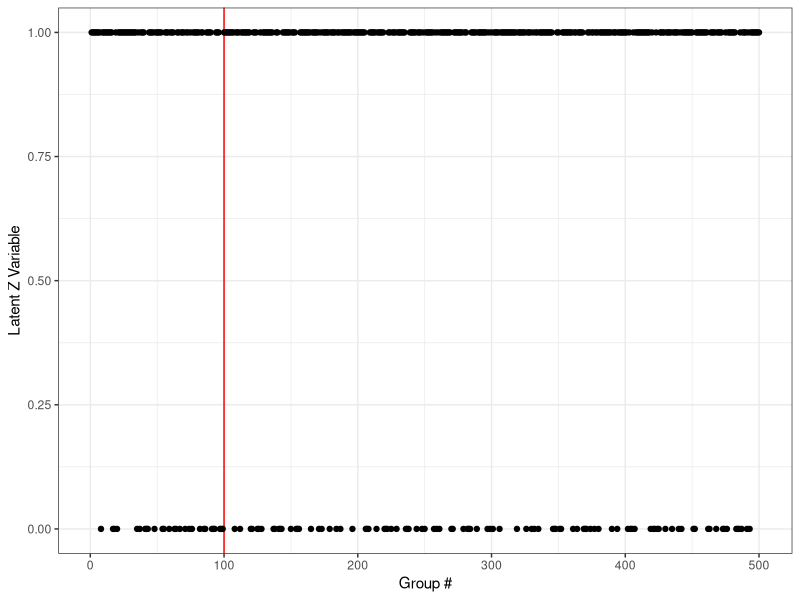
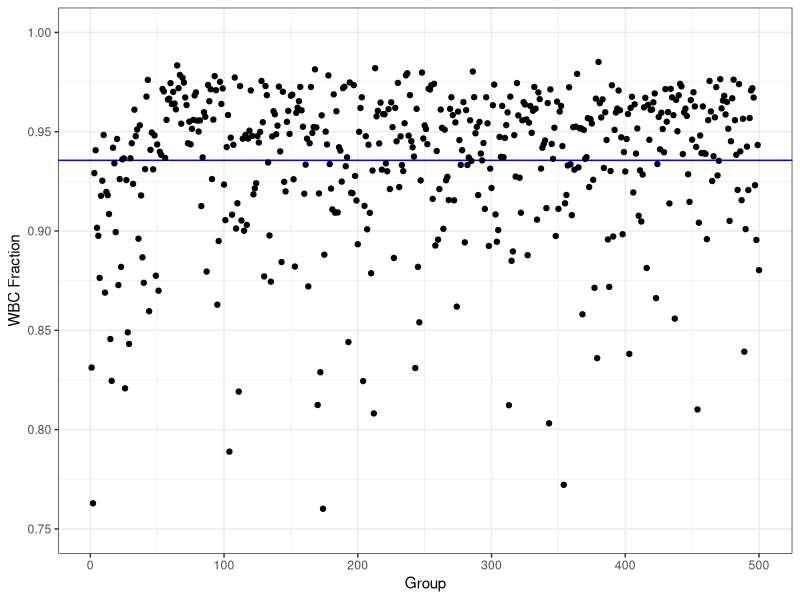

Reproduce these figures in R, in order.
library(tidyverse)

setwd("/dcl01/scharpf1/data/aarun/deconvolution/code/output_sim")

wbc <- read.table("wbc_estimates.txt")$V1
z <- read.table("z_estimates.txt")$V1
n <- length(z)
dat <- data.frame(group=1:n, z=z, wbc=wbc) %>% as_tibble()

tumor.fraction.estimate <- 1 - mean(wbc)

groups.w.tumor.contribution <- 50
TPR <- dat %>% filter(group <= groups.w.tumor.contribution) %>% summarise(tot=sum(z) / groups.w.tumor.contribution) 
FPR <- dat %>% filter(group > groups.w.tumor.contribution) %>% summarise(tot= sum(z) / ((tail(group, 1)) - groups.w.tumor.contribution) ) 

z.vis <- ggplot(dat, aes(x=group, y=z)) + geom_vline(xintercept=100, color="Red") + ylim(c(0,1)) + theme_bw() + ylab("Latent Z Variable") + xlab("Group #") + geom_point()
wbc.vis <- ggplot(dat, aes(x=group, y=wbc)) + geom_hline(yintercept=mean(wbc), color="blue") +geom_point() + ylim(c(0.75,1)) + theme_bw() + ylab("WBC Fraction") + xlab("Group")

pdf("parameters.pdf")
z.vis
wbc.vis
dev.off()
